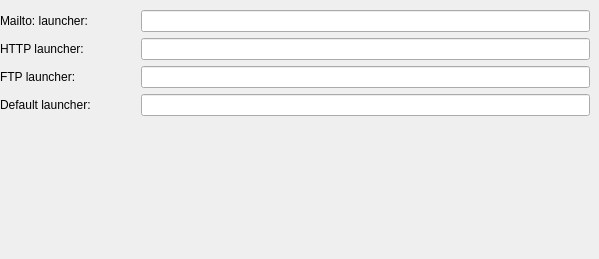
   <widget class="QWidget" name="fURLLaunching">
    <attribute name="title">
     <string>URL Launching</string>
    </attribute>
    <widget class="QWidget" name="Layout39">
     <property name="geometry">
      <rect>
       <x>0</x>
       <y>10</y>
       <width>590</width>
       <height>240</height>
      </rect>
     </property>
     <layout class="QVBoxLayout">
      <property name="spacing">
       <number>6</number>
      </property>
      <property name="margin">
       <number>0</number>
      </property>
      <item>
       <layout class="QHBoxLayout">
        <property name="spacing">
         <number>6</number>
        </property>
        <property name="margin">
         <number>0</number>
        </property>
        <item>
         <widget class="QLabel" name="TextLabel1_2">
          <property name="minimumSize">
           <size>
            <width>135</width>
            <height>0</height>
           </size>
          </property>
          <property name="text">
           <string>Mailto: launcher:</string>
          </property>
          <property name="wordWrap">
           <bool>false</bool>
          </property>
         </widget>
        </item>
        <item>
         <widget class="QLineEdit" name="fMailtoLauncher"/>
        </item>
       </layout>
      </item>
      <item>
       <layout class="QHBoxLayout">
        <property name="spacing">
         <number>6</number>
        </property>
        <property name="margin">
         <number>0</number>
        </property>
        <item>
         <widget class="QLabel" name="TextLabel1_2_2">
          <property name="minimumSize">
           <size>
            <width>135</width>
            <height>0</height>
           </size>
          </property>
          <property name="text">
           <string>HTTP launcher:</string>
          </property>
          <property name="wordWrap">
           <bool>false</bool>
          </property>
         </widget>
        </item>
        <item>
         <widget class="QLineEdit" name="fHTTPLauncher"/>
        </item>
       </layout>
      </item>
      <item>
       <layout class="QHBoxLayout">
        <property name="spacing">
         <number>6</number>
        </property>
        <property name="margin">
         <number>0</number>
        </property>
        <item>
         <widget class="QLabel" name="TextLabel1_2_2_2">
          <property name="minimumSize">
           <size>
            <width>135</width>
            <height>0</height>
           </size>
          </property>
          <property name="text">
           <string>FTP launcher:</string>
          </property>
          <property name="wordWrap">
           <bool>false</bool>
          </property>
         </widget>
        </item>
        <item>
         <widget class="QLineEdit" name="fFTPLauncher"/>
        </item>
       </layout>
      </item>
      <item>
       <layout class="QHBoxLayout">
        <property name="spacing">
         <number>6</number>
        </property>
        <property name="margin">
         <number>0</number>
        </property>
        <item>
         <widget class="QLabel" name="TextLabel1_3">
          <property name="minimumSize">
           <size>
            <width>135</width>
            <height>0</height>
           </size>
          </property>
          <property name="text">
           <string>Default launcher:</string>
          </property>
          <property name="wordWrap">
           <bool>false</bool>
          </property>
         </widget>
        </item>
        <item>
         <widget class="QLineEdit" name="fDefaultLauncher"/>
        </item>
       </layout>
      </item>
      <item>
       <spacer>
        <property name="orientation">
         <enum>Qt::Vertical</enum>
        </property>
        <property name="sizeType">
         <enum>QSizePolicy::Expanding</enum>
        </property>
        <property name="sizeHint" stdset="0">
         <size>
          <width>20</width>
          <height>20</height>
         </size>
        </property>
       </spacer>
      </item>
     </layout>
    </widget>
   </widget>
